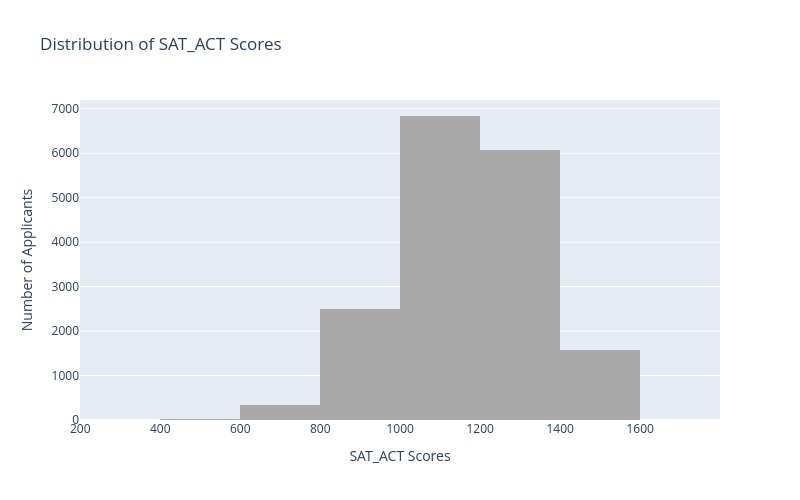

Notebook code cell kept with this figure:
### Markdown cell above
Plotly Histogram

### Code cell
# Step 1: Create Histogram
fig = px.histogram(
    df,
    x='SAT_ACT',
    nbins=10,
    color_discrete_sequence=['darkgrey'],
    title='Distribution of SAT_ACT Scores',
    width=800,
    height=500
)

# Step 2: Create axis for the Graph
fig.update_layout(
    xaxis_title='SAT_ACT Scores',
    yaxis_title='Number of Applicants'
)

# Step 3: Print Graph
fig.show()

### Figure 1 — Plotly figure (JSON) as saved in the notebook; plotly's stock layout.template omitted (floating-point values rounded to 4 significant figures; data arrays with more than 128 entries replaced by an {"elided": "..."} marker saying what was removed)
{"data": [{"bingroup": "x", "hovertemplate": "SAT_ACT=%{x}<br>count=%{y}<extra></extra>", "legendgroup": "", "marker": {"color": "darkgrey", "pattern": {"shape": ""}}, "name": "", "nbinsx": 10, "orientation": "v", "showlegend": false, "type": "histogram", "x": {"elided": "17339 int values"}, "xaxis": "x", "yaxis": "y"}], "layout": {"barmode": "relative", "height": 500, "legend": {"tracegroupgap": 0}, "title": {"text": "Distribution of SAT_ACT Scores"}, "width": 800, "xaxis": {"anchor": "y", "domain": [0, 1], "title": {"text": "SAT_ACT Scores"}}, "yaxis": {"anchor": "x", "domain": [0, 1], "title": {"text": "Number of Applicants"}}}}
